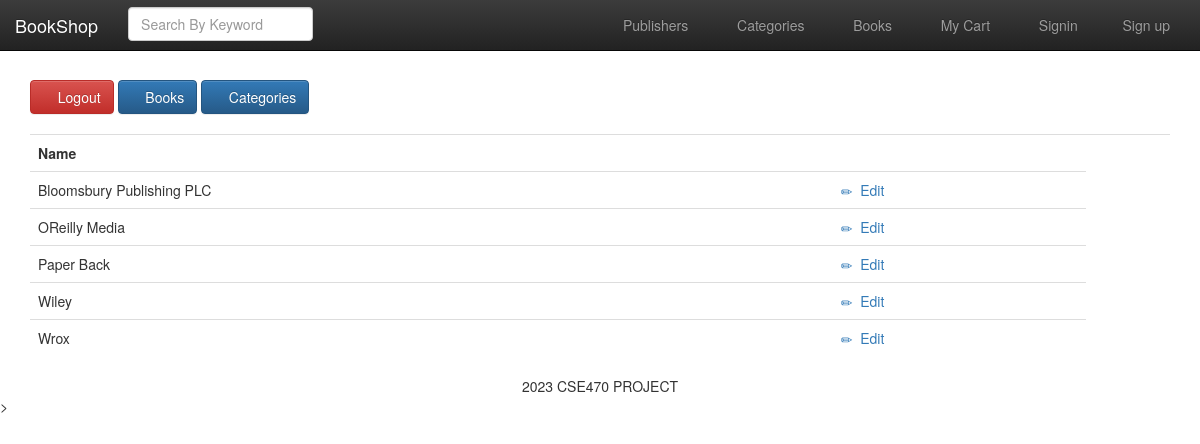
Screenshot of /admin_publishers.php (signed in) with the database file from the repository.
### tables this page shows
CREATE TABLE `publisher` (
  `publisherid` int(10) UNSIGNED NOT NULL,
  `publisher_name` varchar(60) NOT NULL
);

### functions/database_functions.php (called while the page is built, shortened)
<?php
if (!function_exists("getAllPublishers")){
	function getAllPublishers($conn){
		$query = "SELECT * from publisher ORDER BY publisher_name ASC";
		$result = mysqli_query($conn, $query);
		return $result;
	}
}
?>

### admin_publishers.php (the view, shortened to what this page needs)
<?php
	require_once "./template/header.php";
	require_once "./functions/database_functions.php";
	$conn = db_connect();
	$result = getAllPublishers($conn);
?>
	<div>
	<a href="admin_signout.php" class="btn btn-danger"><span class="glyphicon glyphicon-off"></span>&nbsp;Logout</a>
	<a href="admin_book.php" class="btn btn-primary"><span class="glyphicon glyphicon-book"></span>&nbsp;Books</a>
	<a href="admin_categories.php" class="btn btn-primary"><span class="glyphicon glyphicon-list-alt"></span>&nbsp;Categories</a>
	</div>
	<table class="table" style="margin-top: 20px">
		<tr>
			<th>Name</th>
			<th>&nbsp;</th>
			<th>&nbsp;</th>
		</tr>
		<?php while($row = mysqli_fetch_assoc($result)){ ?>
		<tr>
			<td><?php echo $row['publisher_name']; ?></td>
			<?php
				if( isset($_SESSION['expert']) && $_SESSION['expert']==true){
					echo '<td><a href="admin_editpublishers.php?pubid=';
					echo $row['publisherid'];
					echo'"><span class="glyphicon glyphicon-pencil"></span>&nbsp;&nbsp;Edit</a></td>';
				}else if (isset($_SESSION['manager']) && $_SESSION['manager']==true){
					echo '<td><a href="admin_deletepublishers.php?pubid=';
					echo $row['publisherid'];
					echo '"><span class="glyphicon glyphicon-trash"></span>&nbsp;&nbsp;Delete</a></td>';
				}
			?>
		</tr>
		<?php } ?>
	</table>
<?php
	require_once "./template/footer.php";
?>

### rows the page displays
publisher: publisher_name "Bloomsbury Publishing PLC"
publisher: publisher_name "OReilly Media"
publisher: publisher_name "Paper Back"
publisher: publisher_name "Wiley"
publisher: publisher_name "Wrox"
